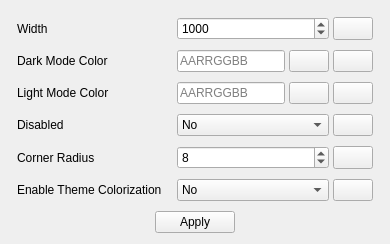
             <widget class="QWidget" name="tab3_5">
              <attribute name="title">
               <string>Focusing</string>
              </attribute>
              <layout class="QVBoxLayout" name="verticalLayout_7" stretch="1,0">
               <property name="spacing">
                <number>4</number>
               </property>
               <item>
                <layout class="QFormLayout" name="formLayout_6">
                 <property name="horizontalSpacing">
                  <number>15</number>
                 </property>
                 <property name="verticalSpacing">
                  <number>10</number>
                 </property>
                 <property name="leftMargin">
                  <number>6</number>
                 </property>
                 <property name="topMargin">
                  <number>6</number>
                 </property>
                 <property name="rightMargin">
                  <number>6</number>
                 </property>
                 <property name="bottomMargin">
                  <number>6</number>
                 </property>
                 <item row="1" column="0">
                  <widget class="QLabel" name="lbl_darkModeColor1_3">
                   <property name="text">
                    <string>Dark Mode Color</string>
                   </property>
                  </widget>
                 </item>
                 <item row="1" column="1">
                  <layout class="QHBoxLayout" name="horizontalLayout_49" stretch="1,0,0">
                   <property name="spacing">
                    <number>4</number>
                   </property>
                   <item>
                    <widget class="QLineEdit" name="darkModeColor1_3">
                     <property name="sizePolicy">
                      <sizepolicy hsizetype="Expanding" vsizetype="Minimum">
                       <horstretch>0</horstretch>
                       <verstretch>0</verstretch>
                      </sizepolicy>
                     </property>
                     <property name="toolTip">
                      <string/>
                     </property>
                     <property name="layoutDirection">
                      <enum>Qt::LeftToRight</enum>
                     </property>
                     <property name="readOnly">
                      <bool>true</bool>
                     </property>
                     <property name="placeholderText">
                      <string>AARRGGBB</string>
                     </property>
                    </widget>
                   </item>
                   <item>
                    <widget class="QPushButton" name="dark_mode_color_picker1_3">
                     <property name="sizePolicy">
                      <sizepolicy hsizetype="Minimum" vsizetype="Minimum">
                       <horstretch>0</horstretch>
                       <verstretch>0</verstretch>
                      </sizepolicy>
                     </property>
                     <property name="text">
                      <string/>
                     </property>
                     <property name="icon">
                      <iconset>
                       <normaloff>../Assets/icons/color_picker_icon.png</normaloff>../Assets/icons/color_picker_icon.png</iconset>
                     </property>
                    </widget>
                   </item>
                   <item>
                    <widget class="QPushButton" name="reset_dark_mode_color1_3">
                     <property name="sizePolicy">
                      <sizepolicy hsizetype="Minimum" vsizetype="Minimum">
                       <horstretch>0</horstretch>
                       <verstretch>0</verstretch>
                      </sizepolicy>
                     </property>
                     <property name="text">
                      <string/>
                     </property>
                     <property name="icon">
                      <iconset>
                       <normaloff>../Assets/icons/reset_icon.png</normaloff>../Assets/icons/reset_icon.png</iconset>
                     </property>
                    </widget>
                   </item>
                  </layout>
                 </item>
                 <item row="2" column="0">
                  <widget class="QLabel" name="lbl_lightModeColor1_3">
                   <property name="text">
                    <string>Light Mode Color</string>
                   </property>
                  </widget>
                 </item>
                 <item row="2" column="1">
                  <layout class="QHBoxLayout" name="horizontalLayout_50" stretch="1,0,0">
                   <property name="spacing">
                    <number>4</number>
                   </property>
                   <item>
                    <widget class="QLineEdit" name="lightModeColor1_3">
                     <property name="sizePolicy">
                      <sizepolicy hsizetype="Expanding" vsizetype="Minimum">
                       <horstretch>0</horstretch>
                       <verstretch>0</verstretch>
                      </sizepolicy>
                     </property>
                     <property name="toolTip">
                      <string/>
                     </property>
                     <property name="layoutDirection">
                      <enum>Qt::LeftToRight</enum>
                     </property>
                     <property name="readOnly">
                      <bool>true</bool>
                     </property>
                     <property name="placeholderText">
                      <string>AARRGGBB</string>
                     </property>
                    </widget>
                   </item>
                   <item>
                    <widget class="QPushButton" name="light_mode_color_picker1_3">
                     <property name="sizePolicy">
                      <sizepolicy hsizetype="Minimum" vsizetype="Minimum">
                       <horstretch>0</horstretch>
                       <verstretch>0</verstretch>
                      </sizepolicy>
                     </property>
                     <property name="text">
                      <string/>
                     </property>
                     <property name="icon">
                      <iconset>
                       <normaloff>../Assets/icons/color_picker_icon.png</normaloff>../Assets/icons/color_picker_icon.png</iconset>
                     </property>
                    </widget>
                   </item>
                   <item>
                    <widget class="QPushButton" name="reset_light_mode_color1_3">
                     <property name="sizePolicy">
                      <sizepolicy hsizetype="Minimum" vsizetype="Minimum">
                       <horstretch>0</horstretch>
                       <verstretch>0</verstretch>
                      </sizepolicy>
                     </property>
                     <property name="text">
                      <string/>
                     </property>
                     <property name="icon">
                      <iconset>
                       <normaloff>../Assets/icons/reset_icon.png</normaloff>../Assets/icons/reset_icon.png</iconset>
                     </property>
                    </widget>
                   </item>
                  </layout>
                 </item>
                 <item row="3" column="0">
                  <widget class="QLabel" name="lbl_disabledEffect3_4">
                   <property name="text">
                    <string>Disabled</string>
                   </property>
                  </widget>
                 </item>
                 <item row="3" column="1">
                  <layout class="QHBoxLayout" name="horizontalLayout_53" stretch="1,0">
                   <property name="spacing">
                    <number>4</number>
                   </property>
                   <item>
                    <widget class="QComboBox" name="disabledEffect3_4">
                     <property name="sizePolicy">
                      <sizepolicy hsizetype="Preferred" vsizetype="Minimum">
                       <horstretch>0</horstretch>
                       <verstretch>0</verstretch>
                      </sizepolicy>
                     </property>
                     <item>
                      <property name="text">
                       <string>No</string>
                      </property>
                     </item>
                     <item>
                      <property name="text">
                       <string>Yes</string>
                      </property>
                     </item>
                    </widget>
                   </item>
                   <item>
                    <widget class="QPushButton" name="reset_disabled3_4">
                     <property name="sizePolicy">
                      <sizepolicy hsizetype="Minimum" vsizetype="Minimum">
                       <horstretch>0</horstretch>
                       <verstretch>0</verstretch>
                      </sizepolicy>
                     </property>
                     <property name="text">
                      <string/>
                     </property>
                     <property name="icon">
                      <iconset>
                       <normaloff>../Assets/icons/reset_icon.png</normaloff>../Assets/icons/reset_icon.png</iconset>
                     </property>
                    </widget>
                   </item>
                  </layout>
                 </item>
                 <item row="4" column="0">
                  <widget class="QLabel" name="lbl_cornerRadius1_3">
                   <property name="text">
                    <string>Corner Radius</string>
                   </property>
                  </widget>
                 </item>
                 <item row="4" column="1">
                  <layout class="QHBoxLayout" name="horizontalLayout_54" stretch="1,0">
                   <property name="spacing">
                    <number>4</number>
                   </property>
                   <item>
                    <widget class="QSpinBox" name="cornerRadius1_3">
                     <property name="sizePolicy">
                      <sizepolicy hsizetype="Minimum" vsizetype="Minimum">
                       <horstretch>0</horstretch>
                       <verstretch>0</verstretch>
                      </sizepolicy>
                     </property>
                     <property name="maximum">
                      <number>10</number>
                     </property>
                     <property name="value">
                      <number>8</number>
                     </property>
                    </widget>
                   </item>
                   <item>
                    <widget class="QPushButton" name="reset_corner_radius1_3">
                     <property name="sizePolicy">
                      <sizepolicy hsizetype="Minimum" vsizetype="Minimum">
                       <horstretch>0</horstretch>
                       <verstretch>0</verstretch>
                      </sizepolicy>
                     </property>
                     <property name="text">
                      <string/>
                     </property>
                     <property name="icon">
                      <iconset>
                       <normaloff>../Assets/icons/reset_icon.png</normaloff>../Assets/icons/reset_icon.png</iconset>
                     </property>
                    </widget>
                   </item>
                  </layout>
                 </item>
                 <item row="5" column="0">
                  <widget class="QLabel" name="lbl_enableThemeColorization3_4">
                   <property name="text">
                    <string>Enable Theme Colorization</string>
                   </property>
                  </widget>
                 </item>
                 <item row="5" column="1">
                  <layout class="QHBoxLayout" name="horizontalLayout_55" stretch="1,0">
                   <property name="spacing">
                    <number>4</number>
                   </property>
                   <item>
                    <widget class="QComboBox" name="enableThemeColorization3_4">
                     <property name="sizePolicy">
                      <sizepolicy hsizetype="Preferred" vsizetype="Minimum">
                       <horstretch>0</horstretch>
                       <verstretch>0</verstretch>
                      </sizepolicy>
                     </property>
                     <item>
                      <property name="text">
                       <string>No</string>
                      </property>
                     </item>
                     <item>
                      <property name="text">
                       <string>Yes</string>
                      </property>
                     </item>
                    </widget>
                   </item>
                   <item>
                    <widget class="QPushButton" name="reset_theme_colorization3_4">
                     <property name="sizePolicy">
                      <sizepolicy hsizetype="Minimum" vsizetype="Minimum">
                       <horstretch>0</horstretch>
                       <verstretch>0</verstretch>
                      </sizepolicy>
                     </property>
                     <property name="text">
                      <string/>
                     </property>
                     <property name="icon">
                      <iconset>
                       <normaloff>../Assets/icons/reset_icon.png</normaloff>../Assets/icons/reset_icon.png</iconset>
                     </property>
                    </widget>
                   </item>
                  </layout>
                 </item>
                 <item row="0" column="0">
                  <widget class="QLabel" name="lbl_width1_1">
                   <property name="text">
                    <string>Width</string>
                   </property>
                  </widget>
                 </item>
                 <item row="0" column="1">
                  <layout class="QHBoxLayout" name="horizontalLayout_57" stretch="1,0">
                   <property name="spacing">
                    <number>4</number>
                   </property>
                   <item>
                    <widget class="QSpinBox" name="width1_1">
                     <property name="sizePolicy">
                      <sizepolicy hsizetype="Minimum" vsizetype="Minimum">
                       <horstretch>0</horstretch>
                       <verstretch>0</verstretch>
                      </sizepolicy>
                     </property>
                     <property name="maximum">
                      <number>10000</number>
                     </property>
                     <property name="singleStep">
                      <number>1000</number>
                     </property>
                     <property name="value">
                      <number>1000</number>
                     </property>
                    </widget>
                   </item>
                   <item>
                    <widget class="QPushButton" name="reset_width1_1">
                     <property name="sizePolicy">
                      <sizepolicy hsizetype="Minimum" vsizetype="Minimum">
                       <horstretch>0</horstretch>
                       <verstretch>0</verstretch>
                      </sizepolicy>
                     </property>
                     <property name="text">
                      <string/>
                     </property>
                     <property name="icon">
                      <iconset>
                       <normaloff>../Assets/icons/reset_icon.png</normaloff>../Assets/icons/reset_icon.png</iconset>
                     </property>
                    </widget>
                   </item>
                  </layout>
                 </item>
                </layout>
               </item>
               <item>
                <layout class="QHBoxLayout" name="horizontalLayout_7">
                 <item>
                  <spacer name="horizontalSpacer_11">
                   <property name="orientation">
                    <enum>Qt::Horizontal</enum>
                   </property>
                   <property name="sizeHint" stdset="0">
                    <size>
                     <width>40</width>
                     <height>20</height>
                    </size>
                   </property>
                  </spacer>
                 </item>
                 <item>
                  <widget class="QPushButton" name="applyButton3_5">
                   <property name="cursor">
                    <cursorShape>PointingHandCursor</cursorShape>
                   </property>
                   <property name="text">
                    <string>Apply</string>
                   </property>
                  </widget>
                 </item>
                 <item>
                  <spacer name="horizontalSpacer_12">
                   <property name="orientation">
                    <enum>Qt::Horizontal</enum>
                   </property>
                   <property name="sizeHint" stdset="0">
                    <size>
                     <width>40</width>
                     <height>20</height>
                    </size>
                   </property>
                  </spacer>
                 </item>
                </layout>
               </item>
              </layout>
             </widget>
